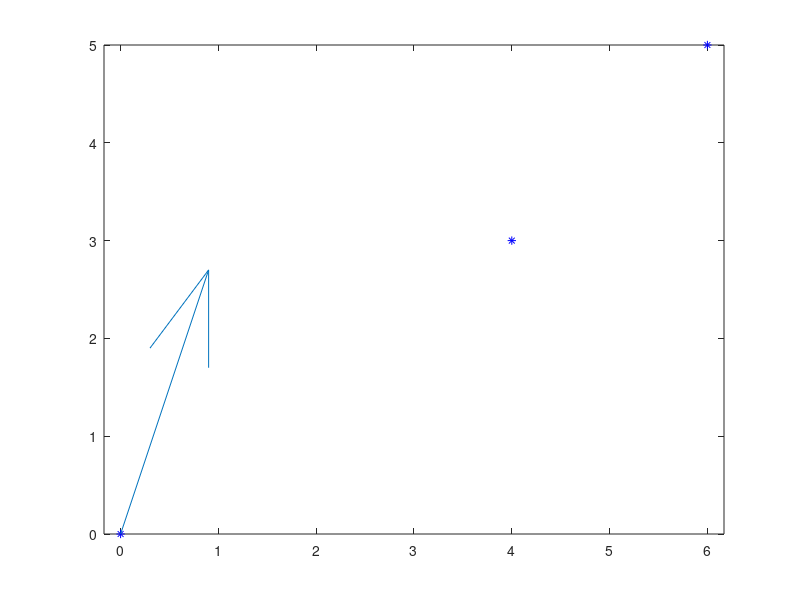

Recreate this plot in MATLAB. (Note: this script raises an error after producing the figure.)
clear
px = [0 4 6]; py = [0,  3 5];
vx = [1]; vy = [3];
plot (px, py, 'b*');
axis equal; hold on;
quiver (px(1), py(1), vx(1), vy(1));
syms a3 a2 a1 a0 t
x(t) = a3*t^3 + a2*t^2 + a1*t +a0;
xd(t) = diff(x, t);
t1 = 0; t2 = 1; t3 = 2;
ex = [x(t1) == px(1),...
    x(t2) == px(2),...
    x(t3) == px(3),...
    xd(t1) == vx(1)]
mx = solve(ex, [a3 a2 a1 a0])
cx(t) = subs(x, [a3 a2 a1 a0], [mx.a3 mx.a2 mx.a1 mx.a0])
syms b3 b2 b1 b0 
y(t) = b3*t^3 + b2*t^2 + b1*t +b0;
yd(t) = diff(y, t);
ey = [y(t1) == py(1),...
    y(t2) == py(2),...
    yd(t1) == vy(1),...
    y(t3) == py(3)]
my = solve(ey, [b3 b2 b1 b0])
cy(t) = subs(y, [b3 b2 b1 b0], [my.b3 my.b2 my.b1 my.b0])
fplot(cx, cy, [t1 t3], 'r')